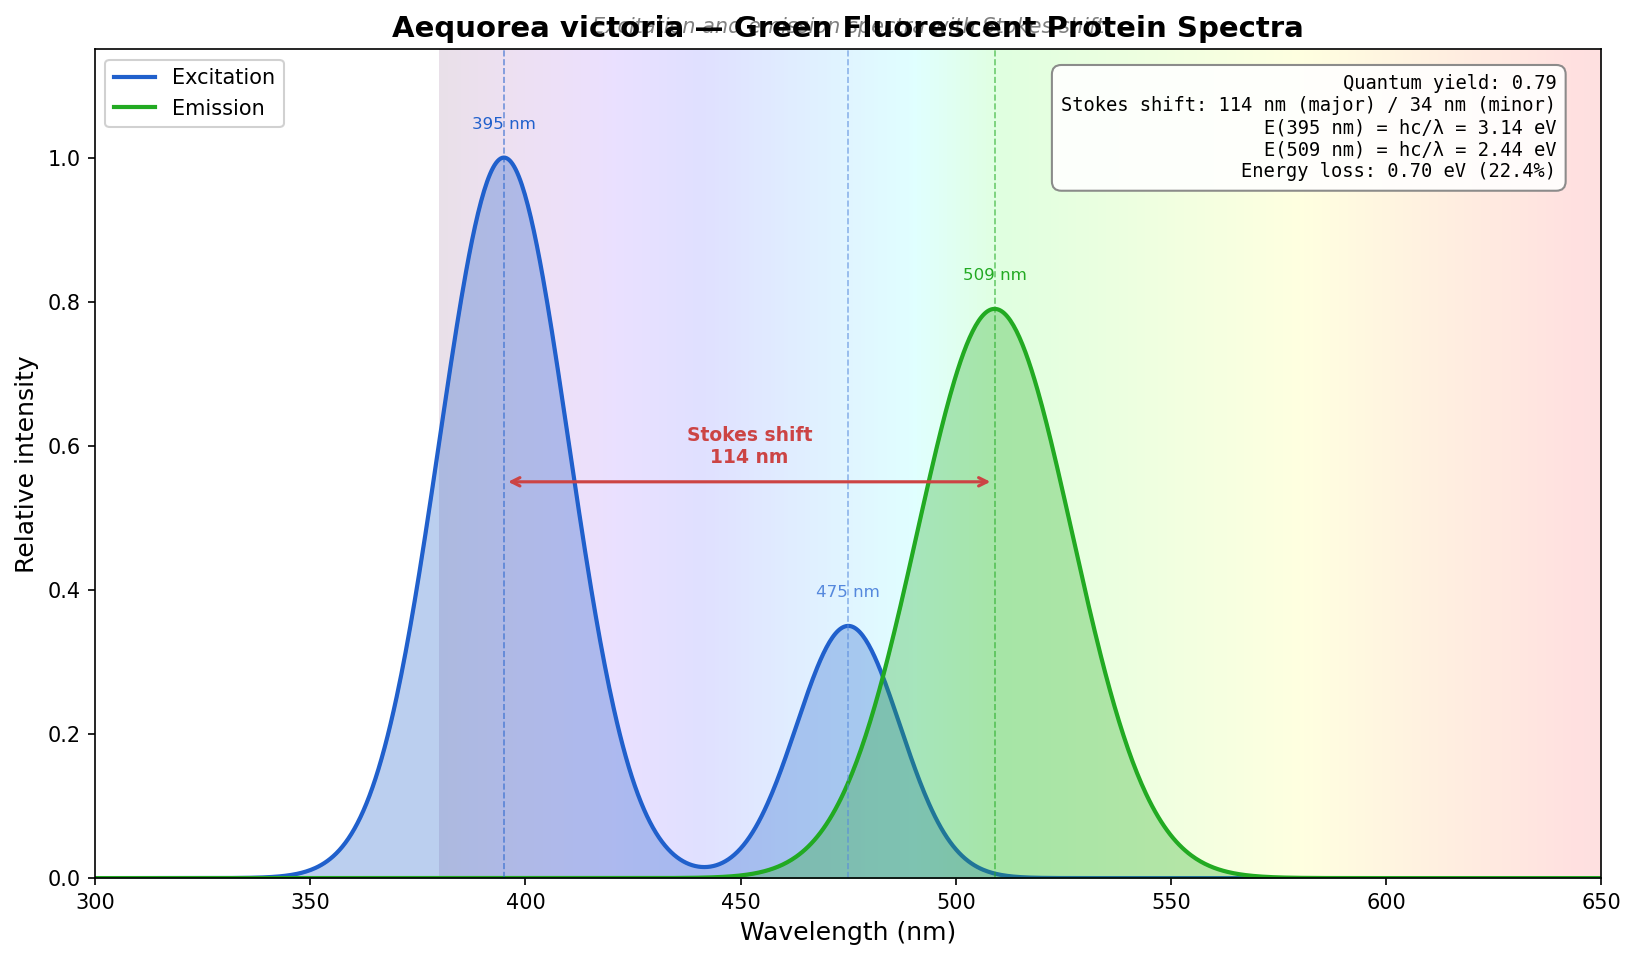

Reproduce this figure in Python.
"""
Aequorea victoria — Green Fluorescent Protein (GFP) Spectra

Visualizes the excitation and emission spectra of wild-type GFP as
Gaussian approximations, annotated with Stokes shift, quantum yield,
and photon energy calculations.

GFP was carried aboard Aurora 7 as one of the first biological
fluorescence experiments in space, connecting Osamu Shimomura's
jellyfish research to orbital science.

Usage:
    python3 gfp-spectrum.py

Outputs:
    gfp-spectrum.png — excitation/emission spectra with annotations
"""

import numpy as np
import matplotlib.pyplot as plt
import matplotlib.colors as mcolors
from pathlib import Path

# ===========================================================================
# Physical constants
# ===========================================================================

H_EV_S = 4.135_667_696e-15     # Planck constant in eV*s
C_M_S = 2.997_924_58e8         # speed of light in m/s

# ===========================================================================
# Spectral model parameters (Gaussian approximations)
# ===========================================================================

EXCITATION_PEAK_1 = 395.0      # nm — major excitation peak
EXCITATION_SIGMA_1 = 15.0      # nm
EXCITATION_AMP_1 = 1.0

EXCITATION_PEAK_2 = 475.0      # nm — minor excitation peak
EXCITATION_SIGMA_2 = 12.0      # nm
EXCITATION_AMP_2 = 0.35

EMISSION_PEAK = 509.0          # nm — emission peak
EMISSION_SIGMA = 18.0          # nm
EMISSION_AMP = 0.79            # quantum yield

QUANTUM_YIELD = 0.79

# ===========================================================================
# Wavelength axis
# ===========================================================================

wavelength = np.linspace(300, 650, 1000)


def gaussian(x, mu, sigma, amp):
    """Normalized Gaussian scaled by amplitude."""
    return amp * np.exp(-0.5 * ((x - mu) / sigma) ** 2)


def photon_energy_ev(wavelength_nm):
    """E = hc/lambda in eV."""
    return H_EV_S * C_M_S / (wavelength_nm * 1e-9)


# ===========================================================================
# Build spectra
# ===========================================================================

excitation = (gaussian(wavelength, EXCITATION_PEAK_1, EXCITATION_SIGMA_1, EXCITATION_AMP_1) +
              gaussian(wavelength, EXCITATION_PEAK_2, EXCITATION_SIGMA_2, EXCITATION_AMP_2))

emission = gaussian(wavelength, EMISSION_PEAK, EMISSION_SIGMA, EMISSION_AMP)

# Energy calculations
energy_395 = photon_energy_ev(EXCITATION_PEAK_1)
energy_509 = photon_energy_ev(EMISSION_PEAK)
energy_loss = energy_395 - energy_509
energy_loss_pct = 100.0 * energy_loss / energy_395

stokes_major = EMISSION_PEAK - EXCITATION_PEAK_1
stokes_minor = EMISSION_PEAK - EXCITATION_PEAK_2

# ===========================================================================
# Visible spectrum rainbow gradient
# ===========================================================================

def wavelength_to_rgb(wl):
    """Convert wavelength (380-750 nm) to approximate RGB."""
    if 380 <= wl < 440:
        r = -(wl - 440) / (440 - 380)
        g = 0.0
        b = 1.0
    elif 440 <= wl < 490:
        r = 0.0
        g = (wl - 440) / (490 - 440)
        b = 1.0
    elif 490 <= wl < 510:
        r = 0.0
        g = 1.0
        b = -(wl - 510) / (510 - 490)
    elif 510 <= wl < 580:
        r = (wl - 510) / (580 - 510)
        g = 1.0
        b = 0.0
    elif 580 <= wl < 645:
        r = 1.0
        g = -(wl - 645) / (645 - 580)
        b = 0.0
    elif 645 <= wl <= 750:
        r = 1.0
        g = 0.0
        b = 0.0
    else:
        r = g = b = 0.0

    # Intensity falloff at edges of visible range
    if 380 <= wl < 420:
        factor = 0.3 + 0.7 * (wl - 380) / (420 - 380)
    elif 645 < wl <= 750:
        factor = 0.3 + 0.7 * (750 - wl) / (750 - 645)
    else:
        factor = 1.0

    return (r * factor, g * factor, b * factor)

# ===========================================================================
# Plot
# ===========================================================================

fig, ax = plt.subplots(figsize=(11, 6.5))

# Draw visible spectrum as background strips
vis_start, vis_end = 380, 650
for wl in range(vis_start, vis_end):
    color = wavelength_to_rgb(wl)
    ax.axvspan(wl, wl + 1, alpha=0.12, color=color, linewidth=0, zorder=0)

# Excitation spectrum
ax.plot(wavelength, excitation, color="#2060CC", linewidth=2.0, label="Excitation")
ax.fill_between(wavelength, excitation, alpha=0.3, color="#2060CC", zorder=2)

# Emission spectrum
ax.plot(wavelength, emission, color="#22AA22", linewidth=2.0, label="Emission")
ax.fill_between(wavelength, emission, alpha=0.3, color="#22AA22", zorder=2)

# Peak markers (vertical dashed lines)
ax.axvline(EXCITATION_PEAK_1, color="#2060CC", linestyle="--", linewidth=0.8, alpha=0.6)
ax.axvline(EXCITATION_PEAK_2, color="#5588DD", linestyle="--", linewidth=0.8, alpha=0.6)
ax.axvline(EMISSION_PEAK, color="#22AA22", linestyle="--", linewidth=0.8, alpha=0.6)

# Peak wavelength labels
ax.text(EXCITATION_PEAK_1, 1.04, f"{EXCITATION_PEAK_1:.0f} nm",
        ha="center", fontsize=8, color="#2060CC")
ax.text(EXCITATION_PEAK_2, 0.39, f"{EXCITATION_PEAK_2:.0f} nm",
        ha="center", fontsize=8, color="#5588DD")
ax.text(EMISSION_PEAK, 0.83, f"{EMISSION_PEAK:.0f} nm",
        ha="center", fontsize=8, color="#22AA22")

# Stokes shift arrow (major: 395 -> 509)
ax.annotate("",
            xy=(EMISSION_PEAK, 0.55), xytext=(EXCITATION_PEAK_1, 0.55),
            arrowprops=dict(arrowstyle="<->", color="#CC4444", lw=1.5))
ax.text((EXCITATION_PEAK_1 + EMISSION_PEAK) / 2, 0.57,
        f"Stokes shift\n{stokes_major:.0f} nm",
        ha="center", va="bottom", fontsize=9, color="#CC4444", fontweight="bold")

# Info text box
info_text = (
    f"Quantum yield: {QUANTUM_YIELD}\n"
    f"Stokes shift: {stokes_major:.0f} nm (major) / {stokes_minor:.0f} nm (minor)\n"
    f"E(395 nm) = hc/\u03bb = {energy_395:.2f} eV\n"
    f"E(509 nm) = hc/\u03bb = {energy_509:.2f} eV\n"
    f"Energy loss: {energy_loss:.2f} eV ({energy_loss_pct:.1f}%)"
)
props = dict(boxstyle="round,pad=0.5", facecolor="white", edgecolor="gray", alpha=0.9)
ax.text(0.97, 0.97, info_text, transform=ax.transAxes,
        fontsize=9, verticalalignment="top", horizontalalignment="right",
        bbox=props, family="monospace")

# Axes and labels
ax.set_xlabel("Wavelength (nm)", fontsize=12)
ax.set_ylabel("Relative intensity", fontsize=12)
ax.set_title("Aequorea victoria \u2014 Green Fluorescent Protein Spectra",
             fontsize=14, fontweight="bold")
ax.text(0.5, 1.02, "Excitation and emission spectra with Stokes shift",
        transform=ax.transAxes, ha="center", fontsize=10, style="italic",
        color="gray")

ax.set_xlim(300, 650)
ax.set_ylim(0, 1.15)
ax.legend(loc="upper left", fontsize=10, framealpha=0.9)

plt.tight_layout()
out_path = Path(__file__).parent / "gfp-spectrum.png"
fig.savefig(out_path, dpi=150, bbox_inches="tight")
print(f"Saved: {out_path}")
plt.close(fig)
